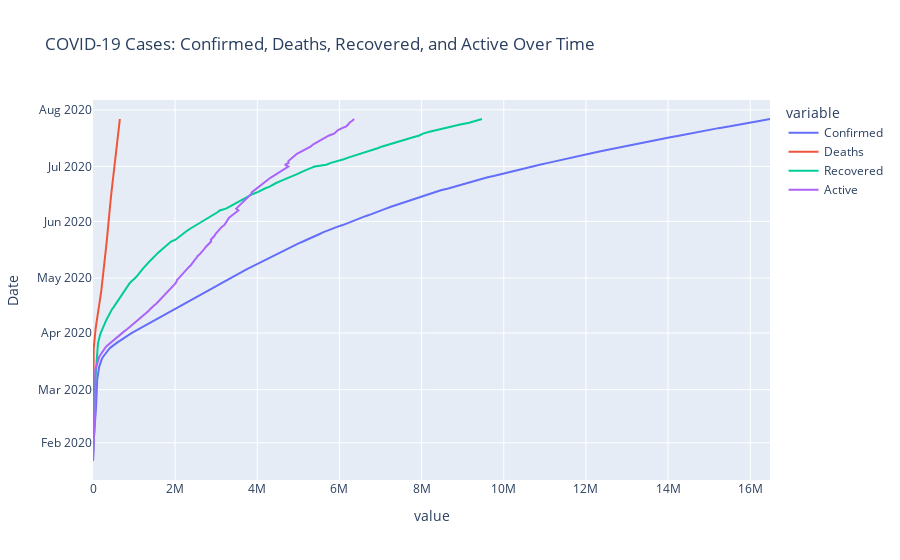

The notebook cell saved with this chart:
### Code cell
#Showing Different Casses Over Time
px.line(daywise,x=['Confirmed','Deaths','Recovered','Active'],y='Date',title='COVID-19 Cases: Confirmed, Deaths, Recovered, and Active Over Time')

### Figure 1 — Plotly figure (JSON) as saved in the notebook; plotly's stock layout.template omitted (floating-point values rounded to 4 significant figures; data arrays with more than 128 entries replaced by an {"elided": "..."} marker saying what was removed)
{"data": [{"hovertemplate": "variable=Confirmed<br>value=%{x}<br>Date=%{y}<extra></extra>", "legendgroup": "Confirmed", "line": {"color": "#636efa", "dash": "solid"}, "marker": {"symbol": "circle"}, "mode": "lines", "name": "Confirmed", "orientation": "h", "showlegend": true, "type": "scatter", "x": {"elided": "188 int values"}, "xaxis": "x", "y": {"elided": "188 str values"}, "yaxis": "y"}, {"hovertemplate": "variable=Deaths<br>value=%{x}<br>Date=%{y}<extra></extra>", "legendgroup": "Deaths", "line": {"color": "#EF553B", "dash": "solid"}, "marker": {"symbol": "circle"}, "mode": "lines", "name": "Deaths", "orientation": "h", "showlegend": true, "type": "scatter", "x": {"elided": "188 int values"}, "xaxis": "x", "y": {"elided": "188 str values"}, "yaxis": "y"}, {"hovertemplate": "variable=Recovered<br>value=%{x}<br>Date=%{y}<extra></extra>", "legendgroup": "Recovered", "line": {"color": "#00cc96", "dash": "solid"}, "marker": {"symbol": "circle"}, "mode": "lines", "name": "Recovered", "orientation": "h", "showlegend": true, "type": "scatter", "x": {"elided": "188 int values"}, "xaxis": "x", "y": {"elided": "188 str values"}, "yaxis": "y"}, {"hovertemplate": "variable=Active<br>value=%{x}<br>Date=%{y}<extra></extra>", "legendgroup": "Active", "line": {"color": "#ab63fa", "dash": "solid"}, "marker": {"symbol": "circle"}, "mode": "lines", "name": "Active", "orientation": "h", "showlegend": true, "type": "scatter", "x": {"elided": "188 int values"}, "xaxis": "x", "y": {"elided": "188 str values"}, "yaxis": "y"}], "layout": {"legend": {"title": {"text": "variable"}, "tracegroupgap": 0}, "title": {"text": "COVID-19 Cases: Confirmed, Deaths, Recovered, and Active Over Time"}, "xaxis": {"anchor": "y", "domain": [0, 1], "title": {"text": "value"}}, "yaxis": {"anchor": "x", "domain": [0, 1], "title": {"text": "Date"}}}}
